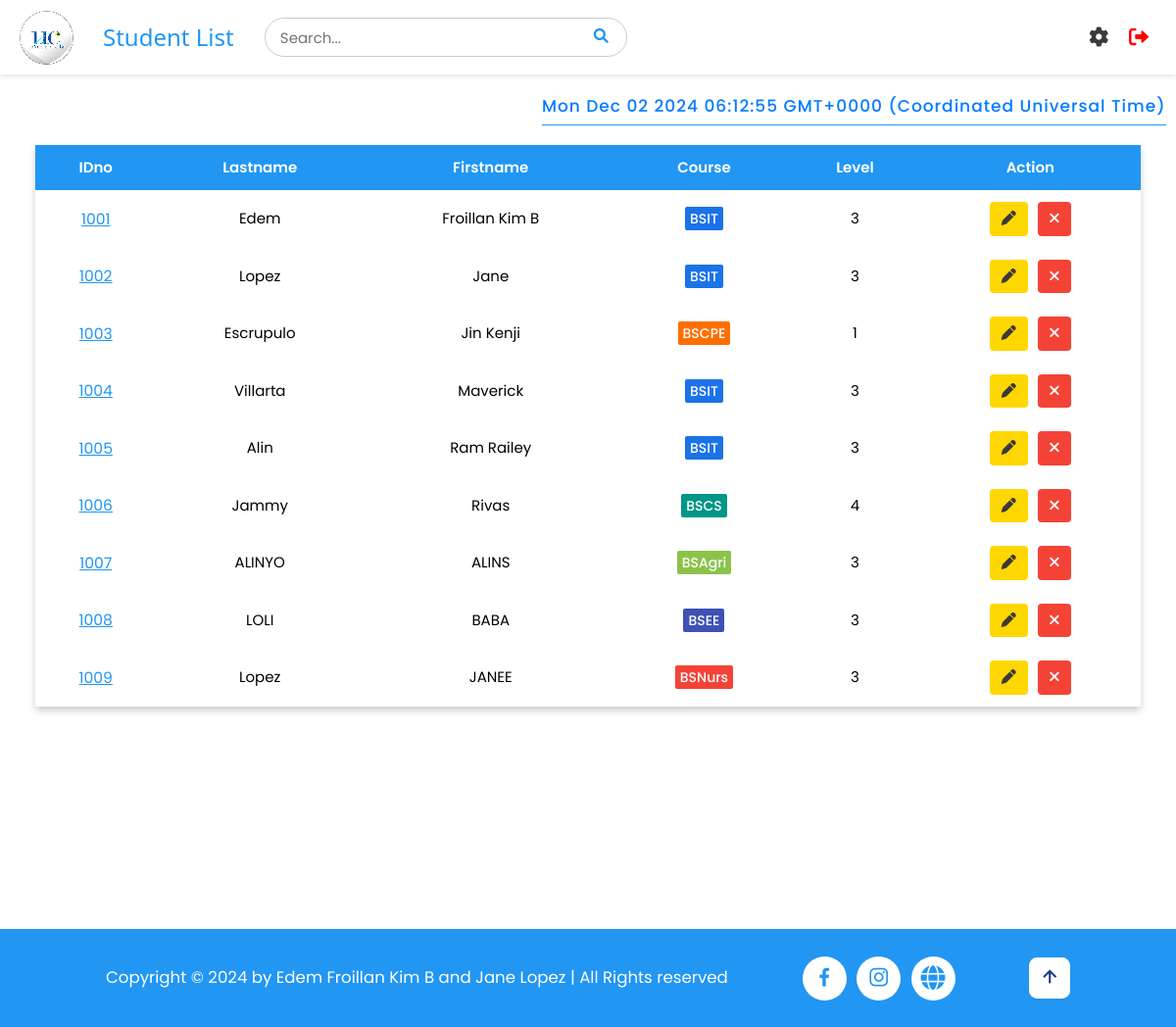
The app's page /students (signed in), older data.
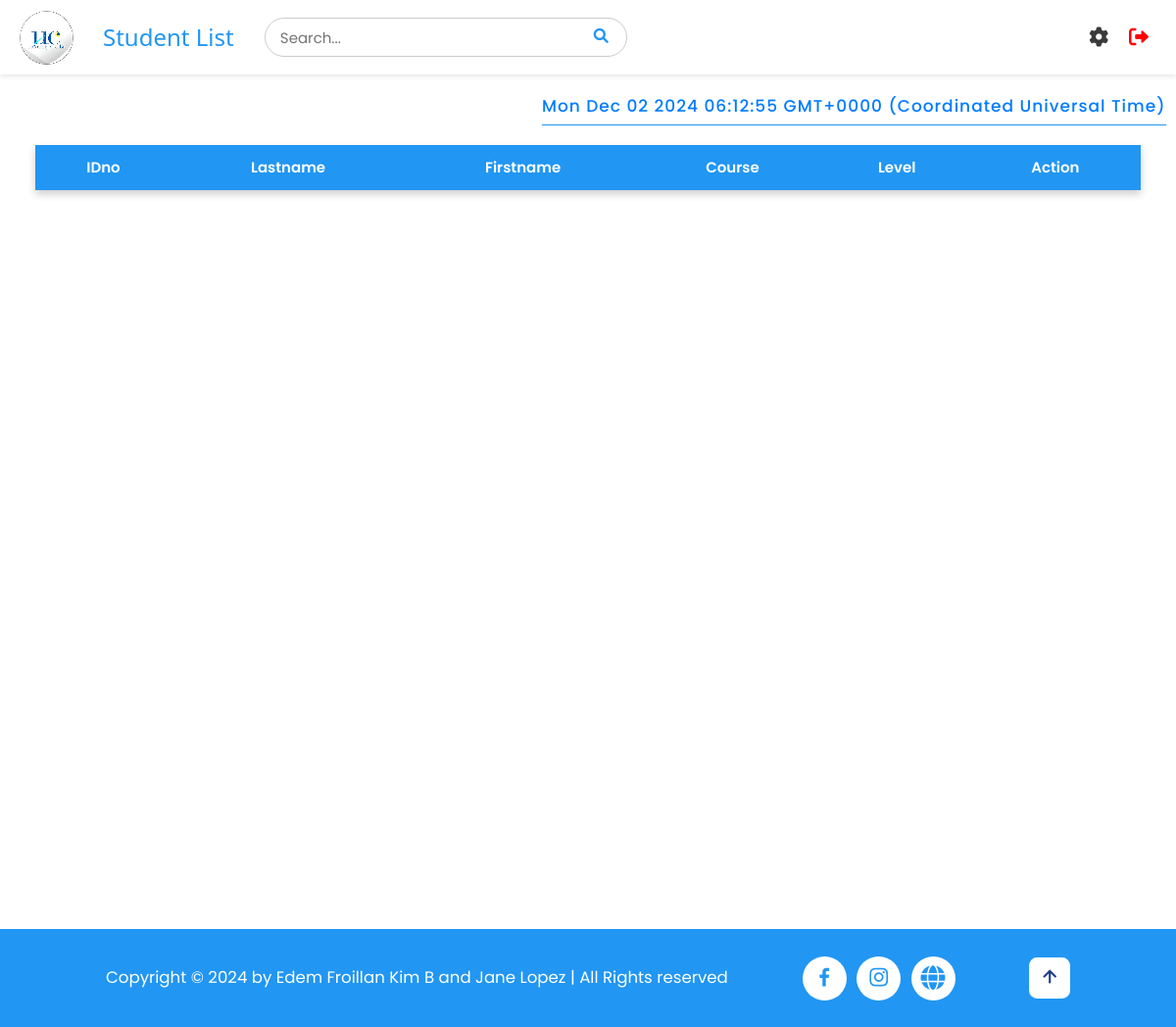
The same page, newer data.
### tables this page shows
CREATE TABLE students (
                    id INTEGER PRIMARY KEY AUTOINCREMENT,
                    idno varchar(10) UNIQUE,
                    firstname varchar(50),
                    lastname varchar(50),
                    course varchar(10),
                    level varchar(5),
                    image TEXT,
                    qrcode TEXT
);

### app.py (the view)
@app.route('/students')
def student_list():
    if 'username' in session:
        pagetitle = "Student List"
        users = get_users()
        students = getall_records('students')
        return render_template('studentlist.html', data=students, pagetitle=pagetitle, users=users)
    else:
        flash("Please log in first!", "warning")
        return redirect(url_for('login'))

### app.py (called while the page is built)
@app.after_request
def after_request(response):
    response.headers['Cache-Control'] = 'no-store, no-cache, must-revalidate, post-check=0, pre-check=0, max-age=0'
    response.headers['Pragma'] = 'no-cache'
    response.headers['Expires'] = '-1'
    if hasattr(session, 'username') and 'username' not in session:
        response.headers['Cache-Control'] = 'no-store'
        response.headers['Pragma'] = 'no-cache'
        response.headers['Expires'] = '-1'
    return response

def get_users() -> object:
    return getall_records('students')

### dbhelper.py (called while the page is built)
def getprocess(sql: str, params=()) -> list:
    db = connect(database)
    cursor = db.cursor()
    cursor.row_factory = Row
    try:
        cursor.execute(sql, params)
        data = cursor.fetchall()
        return data
    finally:
        cursor.close()
        db.close()

def getall_records(table: str) -> list:
    sql = f'SELECT * FROM `{table}`'
    return getprocess(sql)

### templates/studentlist.html (shortened to what this page needs)
{% extends 'base.html' %}
{% block header %}
    {% include 'header.html' %}
{% endblock %}
{% block content %}
<div id="timestamp"></div>
<div class="full container" style="min-height: 100vh; margin-bottom: 2rem;">
<div id="main_container">
    <div class="w3-full" style="padding: 1rem 3%;">
        <div class="styled-table-wrapper">
            <table class="styled-table" id="table">
                <thead>
                    <tr id="tr1">
                        <th>IDno</th>
                        <th>Lastname</th>
                        <th>Firstname</th>
                        <th>Course</th>
                        <th>Level</th>
                        <th class="w3-center">Action</th>
                    </tr>
                </thead>
                <tbody>
                    {% for user in users %}
                    <tr id="tr2">
                        <td class="w3-center" data-cell="IDNO:" id="idno">
                            <a href="#" style="color: #2196F3; font-size: 1.5rem" onclick="viewStudent('{{ user['idno'] }}')">{{ user['idno'] }}</a>
                        </td>
                        <td class="w3-center " data-cell="LASTNAME:">{{ user["lastname"] }}</td>
                        <td class="w3-center " data-cell="FIRSTNAME:">{{ user["firstname"] }}</td>
                        <td class="w3-center" data-cell="COURSE:">
                            <span class="course-style course-{{ user['course']|lower }}">
                                {{ user["course"] }}
                            </span>
                        </td>
                        <td class="w3-center level-{{ user['level'] }}" data-cell="LEVEL:">{{ user["level"] }}</td>
                        <td class="w3-center" data-cell="ACTION:" style="display: flex; align-items: center; justify-content: center; gap: 1rem;">
                            <button class="w3-button edit-btn edit" onclick="openEditModal('{{ user['idno'] }}', '{{ user['lastname'] }}', '{{ user['firstname'] }}', '{{ user['course'] }}', '{{ user['level'] }}')">
                                <i class="fas fa-pen"></i>
                            </button>
                            <button class="w3-button w3-red delete-btn delete" onclick="openCustomAlert('{{ user['idno'] }}')">
                                <i class="fas fa-times"></i>
                            </button>
                        </td>
                    </tr>
                    {% endfor %}
                </tbody>
            </table>
        </div>
    </div>
</div>
</div>
{% endblock %}

### templates/base.html (shortened to what this page needs)
<!DOCTYPE html>
<html>
<head>
    <link rel='stylesheet' href="{{ url_for('static', filename='css/style.css') }}">
    <link rel="stylesheet" href="https://cdnjs.cloudflare.com/ajax/libs/font-awesome/6.0.0-beta3/css/all.min.css">
    <link href='https://unpkg.com/boxicons@2.1.4/css/boxicons.min.css' rel='stylesheet'>
</head>
<body>
    <div>
        {% block header %}{% endblock %}
        {% block content %}
        {% endblock %}
    </div>
 <footer class="footer">
        <div class="footer-text">
            <p>Copyright &copy; 2024 by Edem Froillan Kim B and Jane Lopez | All Rights reserved</p>
        </div>
        <div class="social-media">
            <a href="https://www.facebook.com/universityofcebuinc"><i class='bx bxl-facebook'></i></a>
            <a href="https://www.instagram.com/ucwebmaster"><i class='bx bxl-instagram'></i></a>
            <a href="https://www.universityofcebu.net/p/scholarship.html?m=1"><i class="fa-solid fa-globe"></i></a>
        </div>
        <div class="footer-iconTop">
            <a href="#home"><i class='bx bx-up-arrow-alt' ></i></a>
        </div>
    </footer>
</body>
</html>

### templates/header.html (shortened to what this page needs)
<div class="header">
    <div class="left-section">
        <img src="../static/images/logo.png" alt="Logo" id="logo">
        <h3 class="pagetitle">{{ pagetitle }}</h3>
        <div class="search" style="position: relative;">
        <input type="text" placeholder="Search..." id="search-bar">
        <button type="submit" id="search-button"><i class="fa fa-search"></i></button>
    </div>
    </div>
    <div class="menu" style="position: relative;">
    <i class="fa solid fa-gear" id="menu-icon"></i>
    <a href="/logout" id="logout">
        <i class="fa fa-sign-out-alt"></i>
    </a>
    </div>
</div>

### static/css/style.css (style rules this page uses)
html { box-sizing:border-box }
*,*:before,*:after { box-sizing:inherit }
html { -ms-text-size-adjust:100%;-webkit-text-size-adjust:100% }
body { margin:0 }
article,aside,details,figcaption,figure,footer,header,main,menu,nav,section { display:block }
a { background-color:transparent }
img { border-style:none }
button,input,select,textarea,optgroup { font:inherit;margin:0 }
button,input { overflow:visible }
button,select { text-transform:none }
button,[type=button],[type=reset],[type=submit] { -webkit-appearance:button }
html,body { font-family:Verdana,sans-serif;font-size:15px;line-height:1.5 }
html { overflow-x:hidden }
h3 { font-size:24px }
h1,h2,h3,h4,h5,h6 { font-family:"Segoe UI",Arial,sans-serif;font-weight:400;margin:10px 0 }
img { vertical-align:middle }
a { color:inherit }
.w3-center { text-align:center!important }
img { image-rendering: pixelated; }
.header { display: flex; justify-content: space-between; align-items: center; padding: 10px 20px; background-color: #fff; box-shadow: 0 2px 5px rgba(0, 0, 0, 0.1); position: sticky; top: 0; z-index: 100; margin-bottom: 1rem; }
.left-section { display: flex; align-items: center; }
#logo { width: 55px; height: auto; margin-right: 10px; }
.pagetitle { margin-left: 20px; color: #2196F3; }
#search-bar { padding: 15px; margin-right: 10px; border-radius: 20px; border: 1px solid #ccc; margin-left: 3rem; width: 370px; height: 40px; }
#search-button { color: #2196F3; border: none; cursor: pointer; position: absolute; background: transparent; right: 23px; top: 7px; }
#logout { text-decoration: none; color: red; font-size: 20px; transition: color 0.3s ease; }
#logout i { margin-right: 8px; }
.navbar, #logout { position: sticky; top: 0; background-color: #fff; padding: 10px 0; z-index: 100; gap: 3rem; }
#timestamp { color: #007bff; font-size: 17px; font-weight: 500; text-align: center; padding: 5px 0; margin-top: 15px; letter-spacing: 1px; border-bottom: 1px solid #2196F3; width: fit-content; margin-left: auto; margin-right:1rem; }
* { font-family: "Poppins", sans-serif; }
.styled-table { width: 100%; border-collapse: collapse; margin-top: 10px; box-shadow: 0px 4px 8px rgba(0, 0, 0, 0.2); }
.styled-table th, .styled-table td { padding: 12px; }
.styled-table th { background-color: #2196F3; color: white; font-weight: 600; text-transform: capitalize; }
.menu { display: flex; align-items: center; gap: 2rem; }
#menu-icon { font-size: 20px; color: #3a3a3a; cursor: pointer; display: none; transition: transform 0.3s ease, color 0.3s ease; }
.footer { display: flex; justify-content: space-between; align-items: center; flex-wrap: wrap; padding: 2rem 9%; background: #2196F3; }
.footer-text p { font-size: 1.6rem; color: #fff; }
.footer-iconTop a { display: inline-flex; justify-content: center; align-items: center; padding: 0.8rem; background: #fff; border-radius: 0.8rem; transition: all 0.3s ease; text-decoration: none; color: #1E3A8A; }
.footer-iconTop a i { font-size: 2.4rem; color: #1E3A8A; }
.social-media { display: flex; gap: 1rem; justify-content: center; align-items: center; }
.social-media a { display: inline-flex; justify-content: center; align-items: center; width: 45px; height: 45px; background: #fff; color: #2196F3; font-size: 2.4rem; border-radius: 50%; transition: all 0.3s ease; text-decoration: none; }
@media (max-width: 1402px) { #menu-icon { display: block; } }

### templates/base.html (style rules this page uses)
html { font-size: 65%; }

Row changes from the older to the newer data that the page shows:
removed students: idno "1001", lastname "Edem", firstname "Froillan Kim B", course "BSIT", level "3"
removed students: idno "1002", lastname "Lopez", firstname "Jane", course "BSIT", level "3"
removed students: idno "1003", lastname "Escrupulo", firstname "Jin Kenji", course "BSCPE", level "1"
removed students: idno "1004", lastname "Villarta", firstname "Maverick", course "BSIT", level "3"
removed students: idno "1005", lastname "Alin", firstname "Ram Railey", course "BSIT", level "3"
removed students: idno "1006", lastname "Jammy", firstname "Rivas", course "BSCS", level "4"
removed students: idno "1007", lastname "ALINYO", firstname "ALINS", course "BSAgri", level "3"
removed students: idno "1008", lastname "LOLI", firstname "BABA", course "BSEE", level "3"
removed students: idno "1009", lastname "Lopez", firstname "JANEE", course "BSNurs", level "3"
